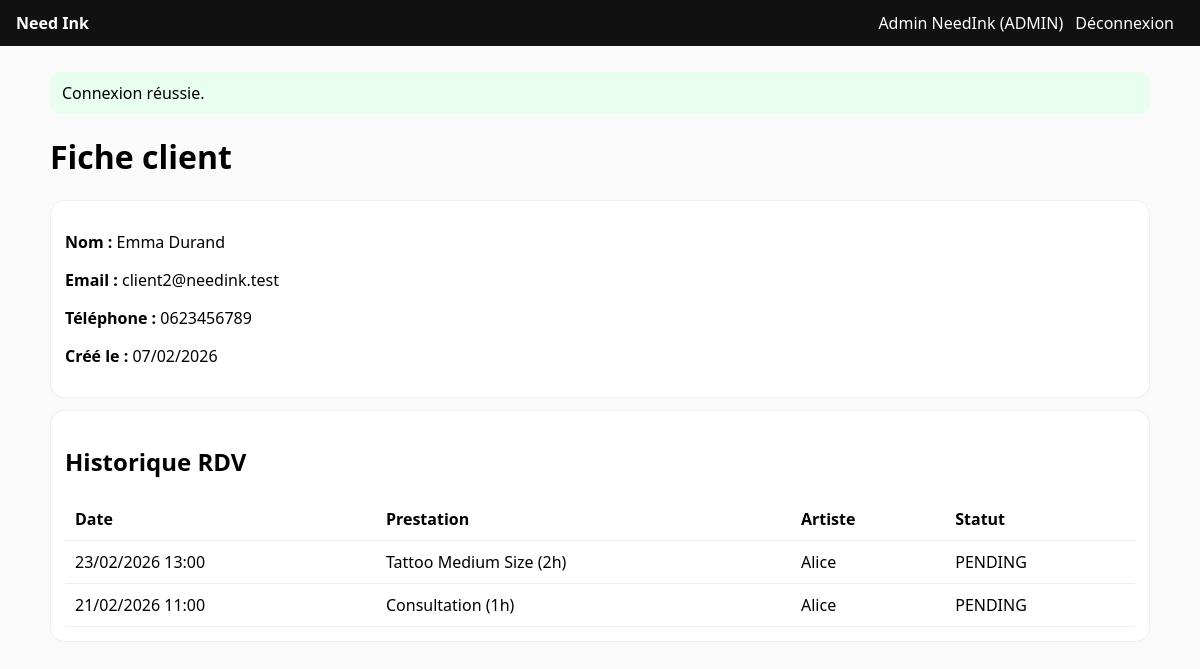
/pages/client.php?id_user=4 (signed in), run on the app's committed database.
### tables this page shows
CREATE TABLE `user_account` (
  `id_user` int(11) NOT NULL,
  `email` varchar(255) NOT NULL,
  `firstname` varchar(100) NOT NULL,
  `lastname` varchar(100) NOT NULL,
  `telephone` varchar(30) DEFAULT NULL,
  `password_hash` varchar(255) NOT NULL,
  `role` enum('CLIENT','ADMIN') NOT NULL DEFAULT 'CLIENT',
  `created_at` datetime NOT NULL DEFAULT CURRENT_TIMESTAMP
);

CREATE TABLE `appointment` (
  `id_appointment` int(11) NOT NULL,
  `id_user` int(11) NOT NULL,
  `id_artist` int(11) NOT NULL,
  `id_service` int(11) NOT NULL,
  `start_at` datetime NOT NULL,
  `end_at` datetime NOT NULL,
  `status` enum('PENDING','CONFIRMED','REFUSED','CANCELLED') NOT NULL DEFAULT 'PENDING',
  `created_at` datetime NOT NULL DEFAULT CURRENT_TIMESTAMP
);

CREATE TABLE `service` (
  `id_service` int(11) NOT NULL,
  `service_name` varchar(150) NOT NULL,
  `duration_min` int(11) NOT NULL,
  `is_active` tinyint(1) NOT NULL DEFAULT '1'
);

CREATE TABLE `artist` (
  `id_artist` int(11) NOT NULL,
  `artist_name` varchar(150) NOT NULL,
  `bio` text,
  `speciality` varchar(150) DEFAULT NULL,
  `is_active` tinyint(1) NOT NULL DEFAULT '1'
);

### config/helpers.php (called while the page is built, shortened)
<?php
function e(?string $s): string {
    return htmlspecialchars($s ?? '', ENT_QUOTES | ENT_SUBSTITUTE, 'UTF-8');
}

### pages/client.php (the view, shortened to what this page needs)
<?php
$pdo = db();
$id_user = isset($_GET['id_user']) ? (int)$_GET['id_user'] : 0;
$stmt = $pdo->prepare("
  SELECT id_user, email, firstname, lastname, telephone, role, created_at
  FROM `user_account`
  WHERE id_user = :id
");
$stmt->execute([':id' => $id_user]);
$user = $stmt->fetch(PDO::FETCH_ASSOC);
$stmt = $pdo->prepare("
  SELECT a.id_appointment, a.start_at, a.end_at, a.status,
         s.service_name, ar.artist_name
  FROM appointment a
  JOIN service s ON s.id_service = a.id_service
  JOIN artist ar ON ar.id_artist = a.id_artist
  WHERE a.id_user = :id_user
  ORDER BY a.start_at DESC
  LIMIT 100
");
$stmt->execute([':id_user' => $id_user]);
$apps = $stmt->fetchAll(PDO::FETCH_ASSOC);
require_once BASE_PATH . '/app/views/partials/header.php';
?>
<h1>Fiche client</h1>
<div class="card">
  <p><strong>Nom :</strong> <?= e($user['firstname'].' '.$user['lastname']) ?></p>
  <p><strong>Email :</strong> <?= e($user['email']) ?></p>
  <p><strong>Téléphone :</strong> <?= e($user['telephone'] ?? '') ?></p>
  <p><strong>Créé le :</strong> <?= e((new DateTimeImmutable($user['created_at']))->format('d/m/Y')) ?></p>
</div>
<div class="card">
  <h2>Historique RDV</h2>
  <?php if (!$apps): ?>
    <p>Aucun rendez-vous.</p>
  <?php else: ?>
    <table>
      <thead><tr><th>Date</th><th>Prestation</th><th>Artiste</th><th>Statut</th></tr></thead>
      <tbody>
      <?php foreach ($apps as $a): ?>
        <tr>
          <td><?= e((new DateTimeImmutable($a['start_at']))->format('d/m/Y H:i')) ?></td>
          <td><?= e($a['service_name']) ?></td>
          <td><?= e($a['artist_name']) ?></td>
          <td><?= e($a['status']) ?></td>
        </tr>
      <?php endforeach; ?>
      </tbody>
    </table>
  <?php endif; ?>
</div>
</main></body></html>

### app/views/partials/header.php (style rules this page uses)
body { font-family:system-ui,Arial;margin:0;background:#fafafa }
.card { background:#fff;border:1px solid #eee;border-radius:14px;padding:14px;margin:12px 0 }
table { width:100%;border-collapse:collapse }
th,td { padding:10px;border-bottom:1px solid #eee;text-align:left }

### data on the page
user_account: firstname+lastname "Emma Durand", email "client2@needink.test", telephone "0623456789", created_at "07/02/2026"
appointment: start_at "23/02/2026 13:00", id_service.service_name "Tattoo Medium Size (2h)", id_artist.artist_name "Alice", status "PENDING"
appointment: start_at "21/02/2026 11:00", id_service.service_name "Consultation (1h)", id_artist.artist_name "Alice", status "PENDING"

### other printed values
$u['firstname'].' '.$u['lastname'] "Admin NeedInk"
$u['role'] "ADMIN"
$f['message'] "Connexion réussie."
